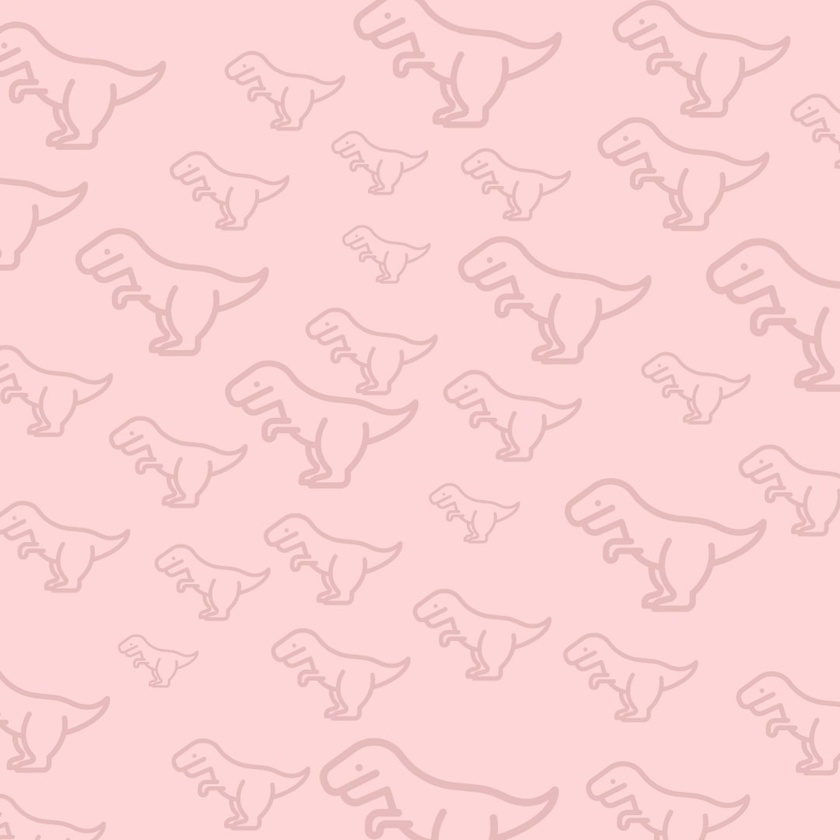
#> input picture backend/assets/Background.jpg, 840 x 840 px, shrunk from 1080 x 1080 before the run, found by its file name
$ python image_render.py
#> lines starting #> are read from the running program, lines starting #| are printed output that depends on the picture
import os
import time
import textwrap
import uuid
from typing import Optional
from PIL import Image, ImageDraw, ImageFont

# If your handler lives in lambda_package/app/main.py, then:
#  __file__                         -> /var/task/app/main.py
#  dirname(__file__)                -> /var/task
#  dirname(dirname(__file__))       -> /var/task   ← bundle root
BASE_DIR = os.path.dirname(os.path.dirname(os.path.abspath(__file__)))

def render_confession_on_image(
    confession_text: str,
    bg_filename: str   = "Background.jpg",
    font_filename: str = "Fredoka-Regular.ttf",
    output_path: Optional[str] = None,
) -> str:
    """
    Expects on-disk layout under /var/task/ (the Lambda bundle root):
      • assets/Background.jpg
      • assets/fonts/Fredoka-Regular.ttf
      • app/main.py      ← this module
    Writes the result into /tmp/.
    """
#> called with bg_filename = 'Background.jpg', font_filename = 'Fredoka-Regular.ttf'
    try:
        # Point at the assets folder that sits next to app/
        bg_path   = os.path.join(BASE_DIR, "assets",         bg_filename)
        font_path = os.path.join(BASE_DIR, "assets", "fonts", font_filename)

        # Lambda only lets you write under /tmp. Ensure filename uniqueness.
        if not output_path:
            millis = int(time.time() * 1000)
            unique = uuid.uuid4().hex
            output_path = os.path.join("/tmp", f"confession_{millis}_{unique}.jpg")

        # Pillow logic
        img  = Image.open(bg_path).convert("RGB")
#> img is the input picture: PIL image 840x840 RGB; mean R, G, B 250.8, 210.3, 211.5
        draw = ImageDraw.Draw(img)
        font = ImageFont.truetype(font_path, size=50)

        wrapped = textwrap.wrap(confession_text, width=40)
        y = 300
        for line in wrapped:
            bbox = draw.textbbox((0, 0), line, font=font)
            w, h = bbox[2] - bbox[0], bbox[3] - bbox[1]
            x    = (img.width - w) / 2
            draw.text((x, y), line, font=font, fill="black")
            y += h + 20
#> this loop made 3 passes
#> (bbox, w, h, x, y) on passes 1 to 3: ((-1, 9, 951, 57), 952, 48, -56, 368), ((0, 9, 875, 57), 875, 48, -17.5, 436), ((0, 9, 239, 48), 239, 39, 300.5, 495)
#> after the loop, y = 495

        img.save(output_path)
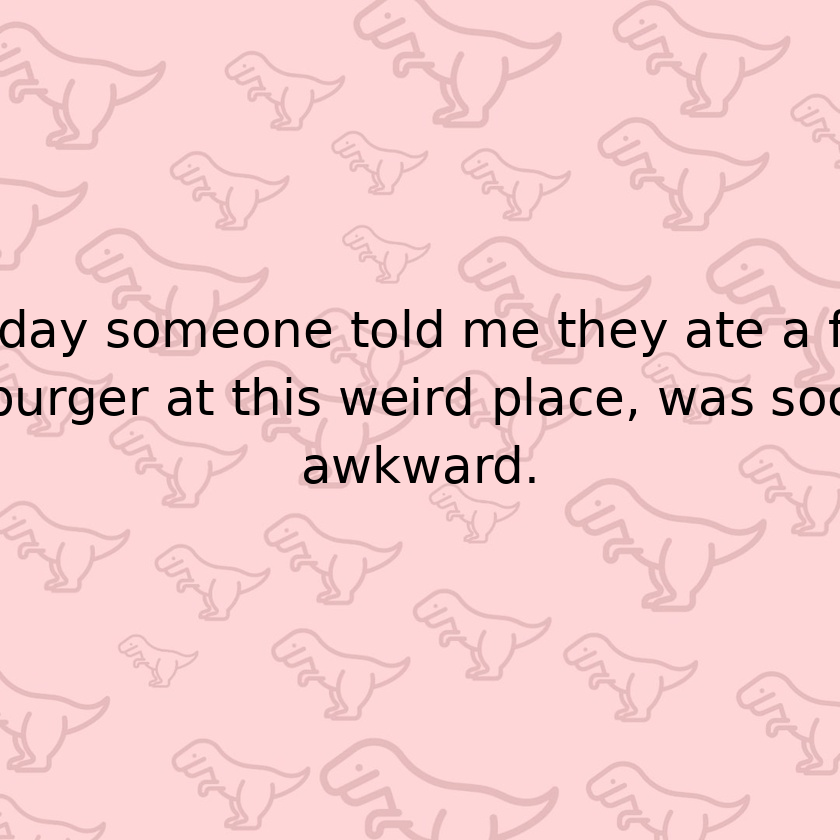
#> saved as confession_1795164244273_f67e1514a8894e1ea530908849d9161c.jpg: PIL image 840x840 RGB; mean R, G, B 244.2, 204.8, 206
        return output_path

    except IOError as e:
        print(f"File could not be found or opened: {str(e)}")
    except Image.DecompressionBombError as e:
        print(f"File is too large {str(e)}")
    except Image.UnidentifiedImageError as e:
        print(f"File isn't an image or is corrupted {str(e)}")

if __name__ == "__main__":
    dummy_confession = "Today someone told me they ate a fat burger at this weird place, was soo awkward."
    try:
        out_path = render_confession_on_image(dummy_confession)
        print("Image rendered successfully at:", out_path)
    except Exception as e:
        print("An unexpected error occurred:", e)
